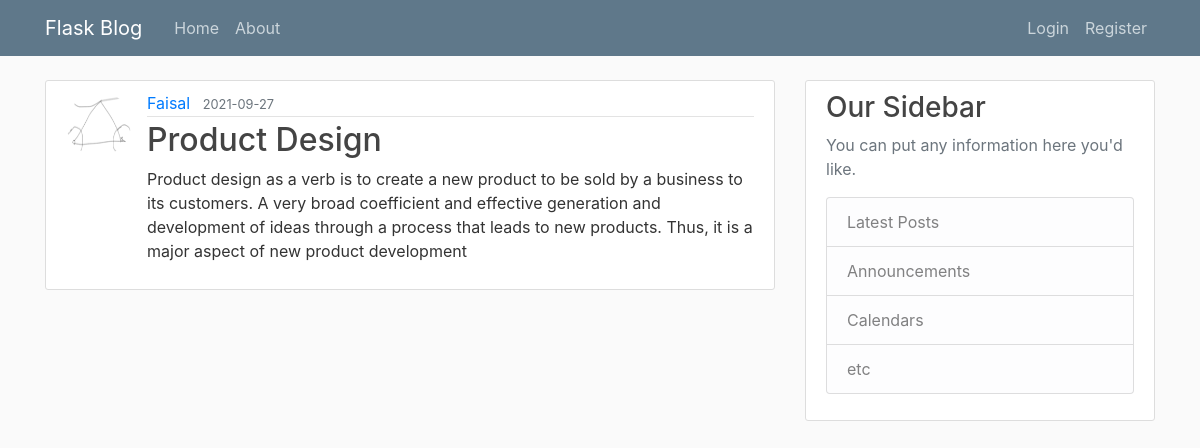
/post/1, run on the app's committed database.
### FMagdum/models.py (models this page shows, shortened)
class User(db.Model, UserMixin):
    id = db.Column(db.Integer, primary_key=True)
    username = db.Column(db.String(20), unique=True, nullable=False)
    email = db.Column(db.String(120), unique=True, nullable=False)
    image_file = db.Column(db.String(20), nullable=False, default='default.jpg')
    password = db.Column(db.String(60), nullable=False)
    posts = db.relationship('Post', backref='author', lazy=True)

class Post(db.Model):
    id = db.Column(db.Integer, primary_key=True)
    title = db.Column(db.String(100),nullable=False)
    date_posted = db.Column(db.DateTime, nullable=False, default=datetime.utcnow)
    content = db.Column(db.Text, nullable=False)
    user_id = db.Column(db.Integer, db.ForeignKey('user.id'), nullable=False)

### FMagdum/routes.py (the view)
@app.route("/post/<int:post_id>")
def post(post_id):
    post = Post.query.get_or_404(post_id)
    return render_template('post.html', title=post.title, post=post)

### FMagdum/templates/post.html (shortened to what this page needs)
{%extends "layout.html"%}
{%block content%}
    <article class="media content-section">
        <img class="rounded-circle article-img" src="{{url_for('static', filename='profile_pics/' + post.author.image_file)}}">
        <div class="media-body">
        <div class="article-metadata">
            <a class="mr-2" href="#">{{ post.author.username }}</a>
            <small class="text-muted">{{ post.date_posted.strftime('%Y-%m-%d') }}</small>
        </div>
        <h2 class="article-title">{{ post.title }}</h2>
        <p class="article-content">{{ post.content }}</p>
        </div>
    </article>
{%endblock content%}

### FMagdum/static/main.css (style rules this page uses)
body { background: #fafafa; color: #333333; margin-top: 5rem; }
h1, h2, h3, h4, h5, h6 { color: #444444; }
.content-section { background: #ffffff; padding: 10px 20px; border: 1px solid #dddddd; border-radius: 3px; margin-bottom: 20px; }
.article-title { color: #444444; }
.article-content { white-space: pre-line; }
.article-img { height: 65px; width: 65px; margin-right: 16px; }
.article-metadata { padding-bottom: 1px; margin-bottom: 4px; border-bottom: 1px solid #e3e3e3 }

### data on the page
User: image_file (picture), author.username "Faisal"
Post: date_posted "2021-09-27", title "Product Design", content "Product design as a verb is to create a new product to be sold by a business to its customers. A very broad coefficient and effective generation and development of ideas through a process that leads to new products. Thus, it is a major aspect of new product development"
